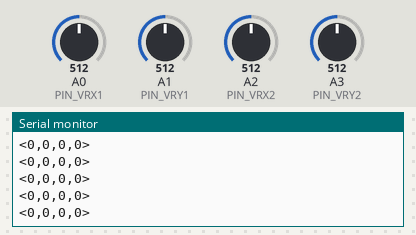
A sketch run on a simulated Arduino Uno, built with avr-gcc and run on an emulated ATmega328P. Parts: the last lines printed to the serial monitor. Inputs (shaded band) come from the test bench; at power-on: A3 (PIN_VRY2) = 512, A0 (PIN_VRX1) = 512, A1 (PIN_VRY1) = 512, A2 (PIN_VRX2) = 512.

Above: at 5.7 s.
5.8 s: A3 (PIN_VRY2) set to 697
At 5.82 s:
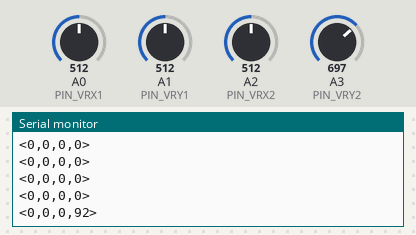
8.8 s: A3 (PIN_VRY2) set to 728
At 8.83 s:
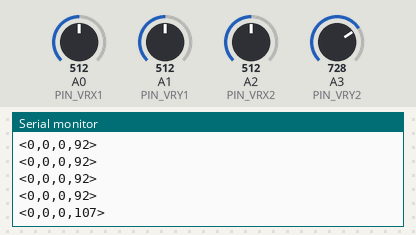
Timing chart, 0 to 11.8 s (numbered marks = the images above; inputs shaded):
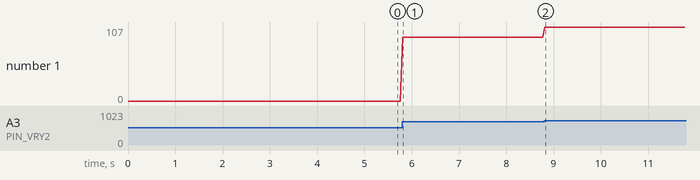

Measured:
- after the input at 5.8 s, the serial monitor: prints a new line at once (image 1)
- after the input at 8.8 s, the serial monitor: prints a new line at once (image 2)
- plotted number 1: 0 → 92 after the input at 5.8 s, 92 → 107 after the input at 8.8 s

The sketch:

Tx_Nano_Joystick.ino
```cpp
/*
  Pinchy - Transmitter (Arduino Nano)
  Reads two HW504 joysticks and sends <a1,a2,a3,a4> to the Uno over UART.
  Each value is -255..+255, 0 when the stick is at rest.
*/

// ---------- Pins ----------
const int PIN_VRX1 = A0;   // Joystick 1, X axis -> base
const int PIN_VRY1 = A1;   // Joystick 1, Y axis -> shoulder
const int PIN_VRX2 = A2;   // Joystick 2, X axis -> elbow
const int PIN_VRY2 = A3;   // Joystick 2, Y axis -> gripper

// ---------- Settings ----------
const long BAUD_RATE  = 9600;  // must match the Uno receiver
const int  DEADBAND   = 30;    // |value| below this is sent as 0
const int  SEND_DELAY = 50;    // ms between packets (~20 packets/s)

// Convert analogRead() value (0..1023) to -255..+255
// and apply the deadband around the joystick centre.
int convert(int raw) {
  int value = map(raw, 0, 1023, -255, 255);
  if (abs(value) < DEADBAND) value = 0;   // joystick at rest sends 0
  return value;
}

void setup() {
  Serial.begin(BAUD_RATE);
  // Joystick push-switches (D2, D3) are not used in this design.
}

void loop() {
  int a1 = convert(analogRead(PIN_VRX1));
  int a2 = convert(analogRead(PIN_VRY1));
  int a3 = convert(analogRead(PIN_VRX2));
  int a4 = convert(analogRead(PIN_VRY2));

  Serial.print('<');
  Serial.print(a1); Serial.print(',');
  Serial.print(a2); Serial.print(',');
  Serial.print(a3); Serial.print(',');
  Serial.print(a4);
  Serial.println('>');

  delay(SEND_DELAY);
}
```
